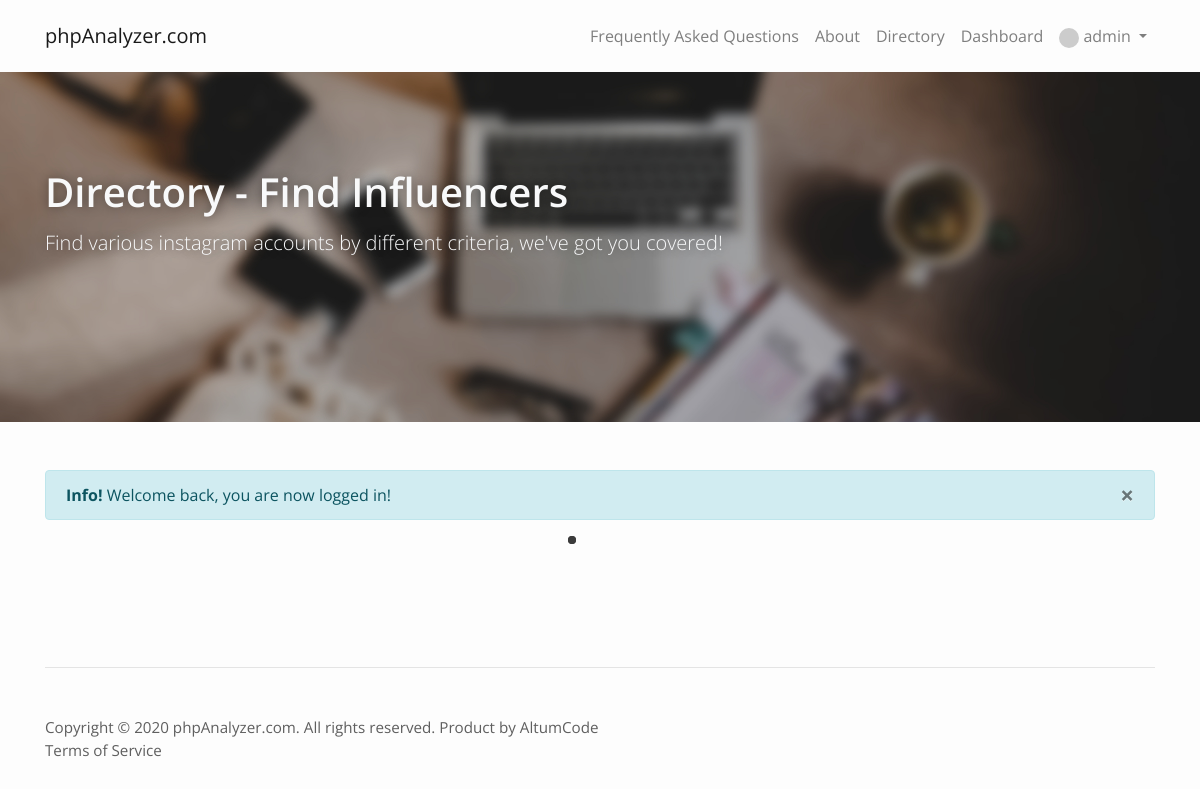
The page /directory (signed in) on the database its author committed.
### tables this page shows
CREATE TABLE `settings` (
    `id` int(11) NOT NULL,
    `title` varchar(64) NOT NULL,
    `logo` varchar(40) DEFAULT '',
    `favicon` varchar(40) DEFAULT '',
    `time_zone` varchar(32) NOT NULL DEFAULT 'America/New_York',
    `meta_description` varchar(1024) NOT NULL,
    `meta_keywords` varchar(512) DEFAULT NULL,
    `analytics_code` varchar(32) NOT NULL,
    `email_confirmation` int(11) NOT NULL DEFAULT '0',
    `recaptcha` int(11) NOT NULL DEFAULT '1',
    `public_key` varchar(64) NOT NULL,
    `private_key` varchar(64) NOT NULL,
    `facebook_login` int(11) NOT NULL,
    `facebook_app_id` varchar(64) NOT NULL,
    `facebook_app_secret` varchar(64) NOT NULL,
    `smtp_host` varchar(128) NOT NULL,
    `smtp_port` int(11) NOT NULL,
    `smtp_encryption` varchar(16) DEFAULT '0',
    `smtp_auth` int(11) DEFAULT '0',
    `smtp_user` varchar(128) NOT NULL,
    `smtp_pass` varchar(128) NOT NULL,
    `smtp_from` varchar(128) NOT NULL,
    `facebook` varchar(64) NOT NULL,
    `twitter` varchar(64) NOT NULL,
    `youtube` varchar(128) DEFAULT NULL,
    `instagram` varchar(64) DEFAULT NULL,
    `store_currency` varchar(12) NOT NULL DEFAULT 'USD',
    `store_paypal_client_id` varchar(256) NOT NULL DEFAULT '',
    `store_paypal_secret` varchar(256) NOT NULL DEFAULT '',
    `store_paypal_mode` enum('sandbox','live') DEFAULT 'live',
    `store_stripe_publishable_key` varchar(64) DEFAULT '',
    `store_stripe_secret_key` varchar(64) DEFAULT '',
    `store_stripe_webhook_secret` varchar(64) DEFAULT '',
    `store_unlock_report_price` float DEFAULT '1',
    `store_unlock_report_time` int(11) DEFAULT '0',
    `store_no_ads_price` float NOT NULL DEFAULT '5',
    `store_user_default_points` int(11) DEFAULT '0',
    `report_ad` varchar(2560) NOT NULL DEFAULT '',
    `index_ad` varchar(2560) NOT NULL DEFAULT '',
    `account_sidebar_ad` varchar(2560) DEFAULT NULL,
    `instagram_check_interval` int(11) DEFAULT '1',
    `instagram_minimum_followers` int(11) DEFAULT '5',
    `instagram_calculator_media_count` int(11) DEFAULT '10',
    `cron_queries` int(11) DEFAULT '1',
    `cron_mode` enum('ACTIVE','ALL') DEFAULT 'ACTIVE',
    `cron_auto_add_missing_logs` int(11) DEFAULT '0',
    `instagram_login` int(11) DEFAULT '0',
    `instagram_client_id` varchar(64) DEFAULT NULL,
    `instagram_client_secret` varchar(64) DEFAULT NULL,
    `activation_email_template` longtext,
    `lost_password_email_template` longtext,
    `credentials_email_template` longtext,
    `admin_email_notification_emails` mediumtext,
    `admin_new_user_email_notification` int(11) DEFAULT '0',
    `admin_new_payment_email_notification` int(11) DEFAULT '0',
    `directory` enum('ALL','LOGGED_IN','DISABLED') DEFAULT NULL,
    `directory_pagination` int(11) DEFAULT '10',
    `proxy` int(11) DEFAULT '0',
    `proxy_exclusive` int(11) DEFAULT '0',
    `proxy_timeout` int(11) DEFAULT '15',
    `proxy_failed_requests_pause` int(11) DEFAULT '3',
    `proxy_pause_duration` int(11) DEFAULT '1440',
    `email_reports` int(11) DEFAULT '0',
    `email_reports_default` int(11) DEFAULT '0',
    `email_reports_frequency` enum('DAILY','WEEKLY','MONTHLY') DEFAULT 'WEEKLY',
    `email_reports_favorites` int(11) DEFAULT '0',
    `default_language` varchar(16) DEFAULT 'english',
    `facebook_check_interval` int(11) DEFAULT '24',
    `facebook_minimum_likes` int(11) DEFAULT '1000',
    `youtube_api_key` varchar(64) DEFAULT NULL,
    `youtube_check_interval` int(11) DEFAULT '24',
    `youtube_minimum_subscribers` int(11) DEFAULT '100',
    `youtube_check_videos` int(11) DEFAULT '10',
    `twitter_consumer_key` varchar(64) DEFAULT NULL,
    `twitter_secret_key` varchar(64) DEFAULT NULL,
    `twitter_oauth_token` varchar(64) DEFAULT NULL,
    `twitter_oauth_token_secret` varchar(64) DEFAULT NULL,
    `twitter_check_interval` int(11) DEFAULT '24',
    `twitter_minimum_followers` int(11) DEFAULT '100',
    `twitter_check_tweets` int(11) DEFAULT '15',
    PRIMARY KEY (`id`)
);

CREATE TABLE `pages` (
    `page_id` int(11) NOT NULL AUTO_INCREMENT,
    `title` varchar(32) NOT NULL,
    `url` varchar(128) NOT NULL,
    `description` mediumtext NOT NULL,
    `position` int(11) NOT NULL,
    PRIMARY KEY (`page_id`)
);

CREATE TABLE `users` (
    `user_id` int(11) NOT NULL AUTO_INCREMENT,
    `username` varchar(32) NOT NULL,
    `password` varchar(128) NOT NULL,
    `email` varchar(128) NOT NULL,
    `name` varchar(32) NOT NULL,
    `facebook_id` bigint(20) DEFAULT NULL,
    `token_code` varchar(32) DEFAULT NULL,
    `email_activation_code` varchar(32) DEFAULT '',
    `lost_password_code` varchar(32) DEFAULT '',
    `type` int(11) NOT NULL DEFAULT '0',
    `active` int(11) NOT NULL DEFAULT '0',
    `date` varchar(32) DEFAULT '',
    `last_activity` datetime DEFAULT NULL,
    `points` float NOT NULL DEFAULT '15',
    `no_ads` int(11) DEFAULT '0',
    `instagram_id` bigint(11) DEFAULT NULL,
    `api_key` varchar(32) DEFAULT NULL,
    `email_reports` int(11) DEFAULT '0',
    PRIMARY KEY (`user_id`)
);

### index.php (called while the page is built, shortened)
<?php
require 'core/base.php';

### core/includes/router.php (called while the page is built, shortened)
<?php
$url = parse_url_parameters();
$asked_controller = (isset($url[key($url)])) ? htmlspecialchars(current($url), ENT_QUOTES) : 'index';
$controller = $asked_controller;

### core/init.php (called while the page is built, shortened)
<?php
require_once 'classes/Database.php';
require_once 'classes/User.php';
require_once 'config/config.php';
require_once 'database/connect.php';
require_once 'functions/general.php';
$settings 				= get_settings();
$account_user_id        = 0;
require_once 'functions/language.php';
require_once 'includes/router.php';
if(User::logged_in()) {
    $account = Database::get('*', 'users', ['user_id' => $account_user_id]);
}

### core/config/config.php (called while the page is built)
<?php
$config = [
    'database_host'        => 'localhost',
    'database_username'    => 'root',
    'database_password'    => '',
    'database_name'        => 'product',
    'url'                  => 'http://localhost/product/'
];

### core/functions/language.php (called while the page is built, shortened)
<?php
$path = ROOT . 'languages/';
$lang = $settings->default_language;
$language = json_decode(file_get_contents($path . $lang . '.json'));

### core/classes/Database.php (called while the page is built, shortened)
<?php
class Database {
    public static $database;
    public static function get($what = [], $from, $conditions = [], $order = false, $clean = true) {
        $what = ($what == '*') ? '*' : '`' . implode('`, `', $what) . '`';
        $from = '`' . $from . '`';
        $where = [];
        foreach($conditions as $key => $value) {
            $value = ($clean) ? self::clean_string($value) : $value;
            $where[] = '`' . $key . '` = \'' . $value . '\'';
        }
        $where = implode(' AND ', $where);
        $order_by = ($order) ? 'ORDER BY ' . $order : null;
        $result = self::$database->query("SELECT {$what} FROM {$from} WHERE {$where} {$order_by}");
        return ($result->num_rows) ? $result->fetch_object() : false;
    }
    public static function simple_get($raw_what, $from, $conditions = [], $clean = true) {
        $what = '`' . $raw_what . '`';
        $from = '`' . $from . '`';
        $where = [];
        foreach($conditions as $key => $value) {
            $value = ($clean) ? self::clean_string($value) : $value;
            $where[] = '`' . $key . '` = \'' . $value . '\'';
        }
        $where = implode(' AND ', $where);
        $result = self::$database->query("SELECT {$what} FROM {$from} WHERE {$where}");
        $data = $result->fetch_object();
        return ($result->num_rows) ? $data->{$raw_what} : false;
    }
    public static function clean_string($data) {
        return self::$database->escape_string(filter_var($data, FILTER_SANITIZE_STRING));
    }
}

### core/classes/User.php (called while the page is built, shortened)
<?php
class User {
    public static function logged_in() {
        global $user_logged_in;
        global $account_user_id;
        if($user_logged_in) {
            return $account_user_id;
        } else
        if(isset($_COOKIE['username']) && isset($_COOKIE['token_code']) && strlen($_COOKIE['token_code']) > 0 && $account_user_id = Database::simple_get('user_id', 'users', ['username' => $_COOKIE['username'], 'token_code' => $_COOKIE['token_code']])) {
            $user_logged_in = true;
            return $account_user_id;
        } else
        if(isset($_SESSION['user_id']) && !empty($_SESSION['user_id']) && $account_user_id = Database::simple_get('user_id', 'users', ['user_id' => $_SESSION['user_id']])) {
            $user_logged_in = $account_user_id ? true : false;
            return $account_user_id;
        }
        else return false;
    }
}

### views/directory.php (the view, shortened to what this page needs)
<div class="directory-container">
    <div class="container text-center text-md-left">
        <h1 class="directory-heading text-light text-shadow"><?= $language->directory->header ?></h1>
        <p class="lead pt-1 text-light text-shadow"><?= $language->directory->subheader ?></p>
    </div>
</div>
<div class="container mt-5">
    <div>
    </div>
    <div id="loading" class="text-center">
        <div class="lds-ripple"><div></div><div></div></div>
    </div>
</div>

### views/shared_includes/menu.php (shortened to what this page needs)
<nav class="navbar navbar-main navbar-expand-lg navbar-light <?= $controller == 'index' ? 'navbar-main-index' : null ?> <?= !in_array($controller, ['index', 'directory']) ? 'navbar-main-margin' : null ?>">
    <div class="container">
        <a class="navbar-brand" href="<?= $settings->url ?>">
            <?php if($settings->logo != ''): ?>
                <img src="<?= $settings->url . UPLOADS_ROUTE . 'logo/' . $settings->logo ?>" class="img-fluid navbar-logo" alt="<?= $language->global->accessibility->logo_alt ?>" />
            <?php else: ?>
                <?= $settings->title ?>
            <?php endif ?>
        </a>
        <div class="collapse navbar-collapse justify-content-end" id="main_navbar">
            <ul class="navbar-nav ">
                <?php
                $top_menu_result = $database->query("SELECT `url`, `title` FROM `pages` WHERE `position` = '1'");
                while($top_menu = $top_menu_result->fetch_object()):
                    $link_internal = true;
                    if(strpos($top_menu->url, 'http://') !== false || strpos($top_menu->url, 'https://') !== false) {
                        $link_url = $top_menu->url;
                        $link_internal = false;
                    } else {
                        $link_url = $settings->url . 'page/' . $top_menu->url;
                    }
                    ?>
                    <li class="nav-item"><a class="nav-link" href="<?= $link_url ?>" <?= $link_internal ? null : 'target="_blank"' ?>><?= $top_menu->title ?></a></li>
                <?php endwhile ?>
                <?php if($settings->directory != 'DISABLED' || !$plugins->exists_and_active('instagram')): ?>
                <li class="nav-item"><a class="nav-link" href="directory"> <?= $language->directory->menu ?></a></li>
                <?php endif ?>
                <?php if(!User::logged_in()): ?>
                    <li class="nav-item active"><a class="nav-link" href="login"><i class="fa fa-fw fa-sm fa-sign-in-alt mr-1"></i> <?= $language->login->menu ?></a></li>
                    <li class="nav-item active"><a class="nav-link" href="register"><i class="fa fa-fw fa-sm fa-plus mr-1"></i> <?= $language->register->menu ?></a></li>
                <?php else: ?>
                    <li class="nav-item"><a class="nav-link" href="dashboard"> <?= $language->dashboard->menu ?></a></li>
                    <li class="dropdown">
                        <a class="nav-link dropdown-toggle" data-toggle="dropdown" href="#" aria-haspopup="true" aria-expanded="false">
                            <img src="<?= get_gravatar($account->email) ?>" class="small-avatar" /> <?= $account->username ?> <span class="caret"></span>
                        </a>
                    </li>
                <?php endif ?>
            </ul>
        </div>
    </div>
</nav>

### views/shared_includes/footer.php (shortened to what this page needs)
<footer class="container">
    <div class="d-flex justify-content-between sticky-footer">
        <div class="col-md-9 px-0">
            <div>
                <span><?= 'Copyright &copy; ' . date('Y') . ' ' . $settings->title . '. All rights reserved. Product by <a href="http://codecanyon.net/user/altumcode/">AltumCode</a>' ?></span>
            </div>
            <?php
            $bottom_menu_result = $database->query("SELECT `url`, `title` FROM `pages` WHERE `position` = '0'");
            while($bottom_menu = $bottom_menu_result->fetch_object()):
                $link_internal = true;
                if(strpos($bottom_menu->url, 'http://') !== false || strpos($bottom_menu->url, 'https://') !== false) {
                    $link_url = $bottom_menu->url;
                    $link_internal = false;
                } else {
                    $link_url = $settings->url . 'page/' . $bottom_menu->url;
                }
                ?>
                <a href="<?= $link_url ?>" <?= $link_internal ? null : 'target="_blank"' ?> class="mr-3"><?= $bottom_menu->title ?></a>&nbsp;
            <?php endwhile ?>
        </div>
    </div>
</footer>

### assets/css/custom.css (style rules this page uses)
:root { --primary-color: #02A9F4; --primary-color-hover: #0298e1; }
body { background: #fdfdfd; font-family: 'Open Sans', sans-serif; color: black; }
a { color: black; transition: color .3s ease-in-out; }
.h1, .h2, .h3, .h4, .h5, .h6, h1, h2, h3, h4, h5, h6 { font-weight: 600; }
.sticky-footer { padding-top: 3rem; border-top: 1px solid #e4e4e4; margin: 4em 0 3rem 0; font-size: .95rem; }
.sticky-footer, .sticky-footer a { color: #5F5F5F; }
.small-avatar { width: 20px; height: 20px; border-radius: 50%; }
.navbar-main { background: transparent; }
.navbar { min-height: 0px !important; }
.navbar-nav>li>a { padding-top: 1rem; padding-bottom: 1rem; }
.directory-container { width: 100%; background: #1b1e21 url('../images/directory.jpg') 50%; background-size: cover; min-height: 350px; }
.directory-heading { padding-top: 6rem; }
.text-shadow { text-shadow: 0px 0px 11px #0000006b; }
.lds-ripple { display: inline-block; position: relative; width: 64px; height: 64px; }
.lds-ripple div { position: absolute; border: 4px solid #3b3b3b; opacity: 1; border-radius: 50%; animation: lds-ripple 1s cubic-bezier(0, .2, .8, 1) infinite; }
.lds-ripple div:nth-child(2) { animation-delay: -.5s; }

### rows shown on the page
settings: title "phpAnalyzer.com"
pages: title "Frequently Asked Questions"
pages: title "About"
users: username "admin"
pages: title "Terms of Service"

### other values the page prints
$language->directory->menu "Directory"
$language->dashboard->menu "Dashboard"
$language->directory->header "Directory - Find Influencers"
$language->directory->subheader "Find various instagram accounts by different criteria, we've got you covered!"
$language->global->message_type->$type "Info!"
$message "Welcome back, you are now logged in!"
